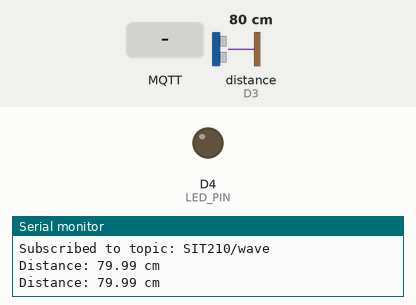
Recording of a sketch running on a simulated Arduino MKR. On the bench: output pins drawn as LEDs (lit = HIGH), the last lines printed to the serial monitor. Wiring (inferred from the names in the program): ultrasonic range finder: trigger D2; echo D3. Dashed ring = blinking. The inputs (shaded band) are chosen by the test bench; at power-on: distance to the obstacle (sensor on D3) 80 cm. The echo pulse lasts 58.3 µs per cm; WiFi joins after 1.5 s; servers stay silent unless stated; random numbers use the default seed unless the sketch sets one; no MQTT or app messages arrive unless stated; pins used as bus, display or sensor lines are not drawn.

Above: at 2.7 s.
2.8 s: MQTT message "1" arrives on the first subscribed topic
At 3.9 s:
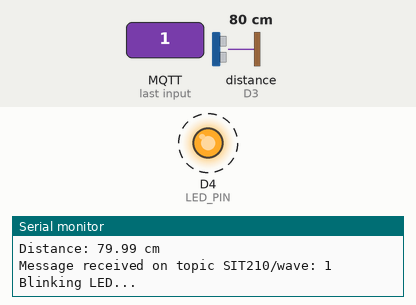
6.9 s: distance to the obstacle (sensor on D3) set to 38 cm
8.4 s: distance to the obstacle (sensor on D3) set to 31 cm
10.0 s: MQTT message "on" arrives on the first subscribed topic
At 15.2 s:
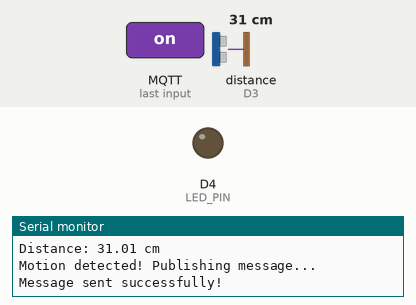
Timing chart, 0 to 16.0 s (numbered marks = the images above; inputs shaded):
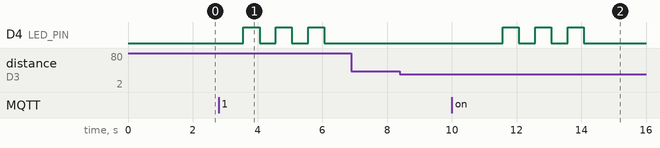

Measured:
- after the input at 2.8 s, D4 (LED_PIN): alternates HIGH for 0.50 s and LOW for 0.50 s, starting after 0.76 s
- after the input at 10.0 s, D4 (LED_PIN): alternates HIGH for 0.50 s and LOW for 0.50 s, 6 changes in all, then stays LOW, starting after 1.6 s

The sketch:

task3.3DMQTT.ino
```cpp
#include <WiFiNINA.h>
#include <PubSubClient.h>


const char* ssid = "DODO-166E";//This is the name of my wifi
const char* password = "EJTZG2WUNN";//This is the password of my wifi


const char* mqttServer = "broker.emqx.io"; //We are using this as the MQTT server
const int mqttPort = 1883;//We are using 1883 as the port
const char* mqttTopic = "SIT210/wave"; //We have subscrived to this topic


#define TRIG_PIN 2 //This define the positions of the pins on iur hardware setup
#define ECHO_PIN 3
#define LED_PIN  4

WiFiClient wifiClient;
PubSubClient client(wifiClient);

// Function to Connect to WiFi
void connectWiFi() { // this makes sure that wifi ets connected to our setup
  Serial.print("Connecting to WiFi..."); //It is printed till the time wifi is not connedted
  WiFi.begin(ssid, password);
  while (WiFi.status() != WL_CONNECTED) {
    delay(500);
    Serial.print(".");
  }
  Serial.println("\nWiFi Connected!"); //This prints as soon as the wifi is connected.
}


void connectMQTT() { //This is used to cnnect our setup to the MQTT broker.
  while (!client.connected()) {
    Serial.print("Connecting to MQTT...");//It is first printed before finally connecting to MQTT broker
    String clientID = "Arduino_" + String(random(1000));  //The client ID is a unique id that is automatically generated or you can also make one
    if (client.connect(clientID.c_str())) {
      Serial.println("Connected!"); //As soom as it connectes to MQTT  broker, thsi is printed ouyt on the serial monitor.
      if (client.subscribe(mqttTopic)) {
        Serial.println("Subscribed to topic: " + String(mqttTopic));//Now ater connection, we need to suscribe to our channel as well, so it gets subscribed to this topic
      } else {
        Serial.println("Failed to subscribe!");
      }
    } else {
      Serial.print("Failed. Error Code: "); //This happens when it is not able to read the code
      Serial.println(client.state());
      delay(2000);
    }
  }
}


void callback(char* topic, byte* payload, unsigned int length) {
  Serial.print("Message received on topic "); /* thsi function gets triggered automatically as soon as an MQTT message is received from the broker.
  It is basically used for reading the message and printing it out to the serial monitor.*/
  Serial.print(topic);
  Serial.print(": ");

  String message = "";
  for (int i = 0; i < length; i++) {
    message += (char)payload[i];
  }
  Serial.println(message);

  // Blink LED 3 times when a message is received
  Serial.println("Blinking LED..."); //This is used fo rblinking the led for 3 times as soon as the motion or wave is detected.
  for (int i = 0; i < 3; i++) {
    digitalWrite(LED_PIN, HIGH); //Makes the led glow
    delay(500);
    digitalWrite(LED_PIN, LOW);//Turns off the led
    delay(500);
  }
}


float getDistance() { //This functon is set to measure the distance by using our sensor.
  digitalWrite(TRIG_PIN, LOW);
  delayMicroseconds(2);
  digitalWrite(TRIG_PIN, HIGH);
  delayMicroseconds(10);
  digitalWrite(TRIG_PIN, LOW);

  float duration = pulseIn(ECHO_PIN, HIGH);
  float distance = (duration * 0.0343) / 2;  // Convert to cm
  return distance;
}

void setup() {
  Serial.begin(115200);//It is used for starting the serial communication with the serial monitor.
  pinMode(TRIG_PIN, OUTPUT);//It is used for setting uup the trig pin for output.
  pinMode(ECHO_PIN, INPUT);//It is used for setting up the echo pin as the inout
  pinMode(LED_PIN, OUTPUT);//Sets up the led pins for gving the output

  connectWiFi();//For making a connection to the wifi
  client.setServer(mqttServer, mqttPort);
  client.setCallback(callback);
  connectMQTT();//Used for connecting to the mqtt BROKER WHICH WE ARE USING AS broker.emqx.io
}

void loop() {
  if (!client.connected()) {
    connectMQTT(); //It is used for connecting to MQTT again if its discinnected.
  }
  client.loop();

  float distance = getDistance();
  Serial.print("Distance: ");
  Serial.print(distance);
  Serial.println(" cm");

  if (distance < 35) {  // If motion is detected within 35 cm, then it will give the follwoing messages oout on the serial monitor
    Serial.println("Motion detected! Publishing message...");
    if (client.publish(mqttTopic, "Vasu waved!")) { //This message appears to us as soon as the disatnce becomes less than the threshold value.
      Serial.println("Message sent successfully!");
    } else {
      Serial.println("Failed to send message.");
    }
    delay(2000);  // Prevent spamming
  }

  delay(1000); //It is used for reading the distance from our sensor after every one second.
}
```
